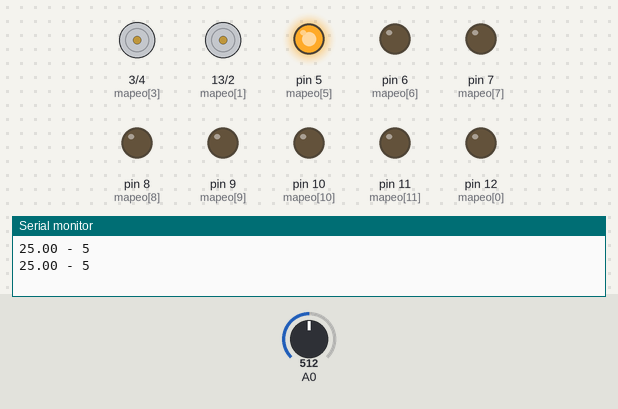
The sketch below on a simulated Arduino Uno, built with avr-gcc and run on an emulated ATmega328P. On the bench: motor-driver pin pairs drawn as motors (green arrow = first pin HIGH = forward, orange = second pin HIGH = backward, longer = more drive), output pins drawn as LEDs (lit = HIGH), the last lines printed to the serial monitor. The test bench sets the inputs (shaded band); at power-on: A0 = 512.

Above: at 1.8 s.
1.9 s: A0 set to 557
3.4 s: A0 set to 581
At 4.8 s:
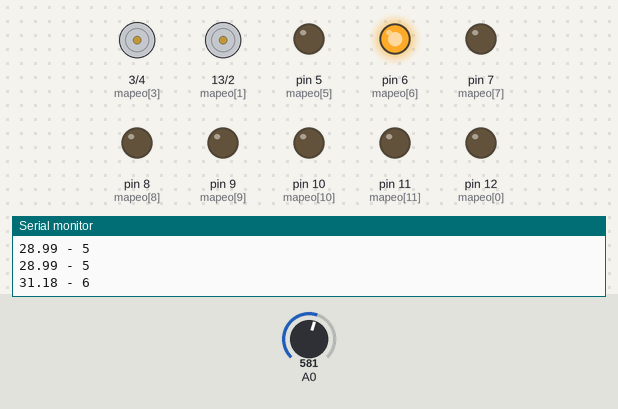
5.5 s: A0 set to 511
At 6.4 s:
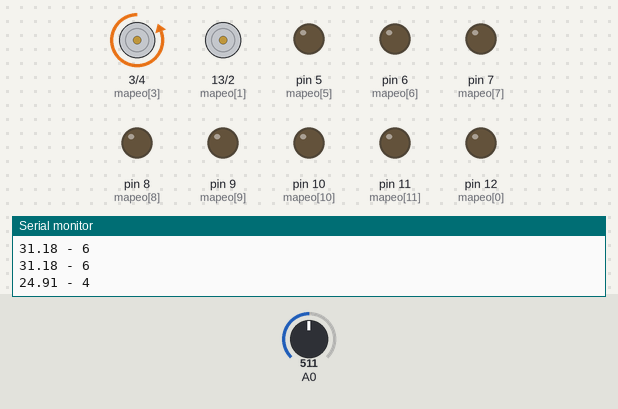
7.5 s: A0 set to 470
9.2 s: A0 set to 445
At 10.8 s:
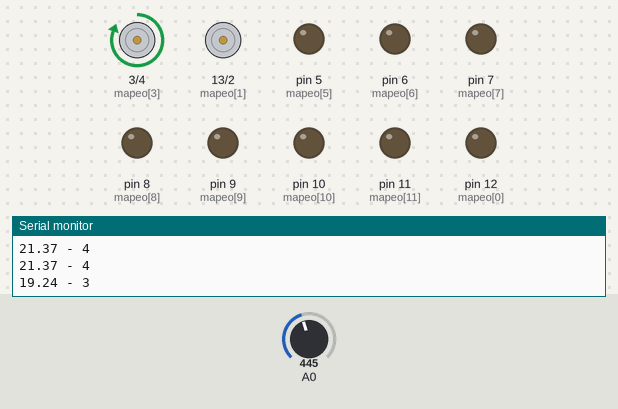
11.5 s: A0 set to 409
13.2 s: A0 set to 381
At 15.2 s:
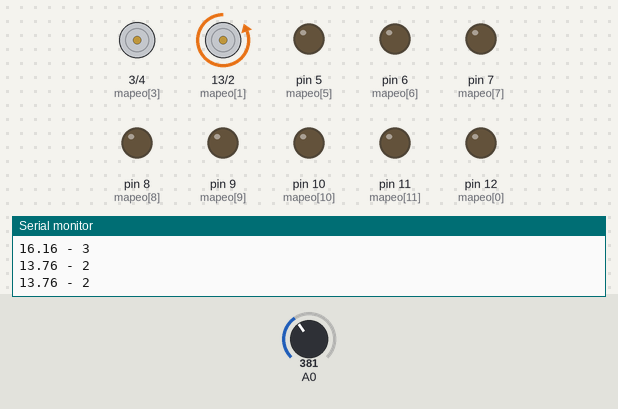
Timing chart, 0 to 16.5 s (numbered marks = the images above; inputs shaded):
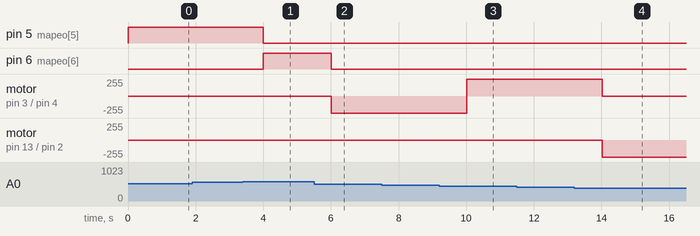

The sketch:

Posaterm3000.ino
```cpp
#include <math.h>

//Valores constantes del circuito
float rAux = 10000.0;
float vcc = 5.0;
int mapeo[12] = {12,13,2,3,4,5,6,7,8,9,10,11};

//Valores constantes de la NTC
float beta = 3977.0;
float temp0 = 298.0;
float r0 = 10000.0;

//Variables usadas en el cálculo
float vm = 0.0;
float rntc = 0.0;
float temperaturaK = 0.0;
int led = 0;


void setup() {
  Serial.begin(115200);
  //LEDs como salidas y apagadoss
  for(int i = 13; i >1; i--){
    pinMode(i, OUTPUT);
    digitalWrite(i, LOW);
  }
}

void loop() {

  //Bloque de cálculo
  vm=(vcc / 1024)*( analogRead(0) );                      //Calcular tensión en la entrada
  rntc = rAux / ((vcc/(vcc-vm))-1);                       //Calcular la resistencia de la NTC
  temperaturaK = beta/(log(rntc/r0)+(beta/temp0));        //Calcular la temperatura en Kelvin
  //Restar 273 para pasar a grados celsus
  Serial.print(temperaturaK - 273);
  //Calcular LED a encender
  led = (temperaturaK-273)/5;
  Serial.print(" - ");
  Serial.println(led);

  //Apagar todos los LEDs
  for(int i = 0; i < 13; i++)
    digitalWrite(mapeo[i], LOW);
  digitalWrite(mapeo[led], HIGH);

  delay(1000);
}
```

Measured:
- the behaviour switches between 568 and 569 on A0 (found by bisection; images 0 and 1)
- the behaviour switches between 454 and 453 on A0 (found by bisection; images 2 and 3)
- the behaviour switches between 396 and 395 on A0 (found by bisection; images 3 and 4)
- after the input at 3.4 s, pin 5 (mapeo[5]): HIGH → LOW after 0.61 s; pin 6 (mapeo[6]): LOW → HIGH after 0.61 s
- after the input at 5.5 s, pin 6 (mapeo[6]): HIGH → LOW after 0.51 s; motor on pin 3 (mapeo[3]) / pin 4 (mapeo[4]): stopped → backward 255/255 after 0.51 s
- after the input at 9.2 s, motor on pin 3 (mapeo[3]) / pin 4 (mapeo[4]): backward 255/255 → forward 255/255 after 0.81 s
- after the input at 13.2 s, motor on pin 3 (mapeo[3]) / pin 4 (mapeo[4]): forward 255/255 → stopped after 0.82 s; motor on pin 13 (mapeo[1]) / pin 2 (mapeo[2]): stopped → backward 255/255 after 0.82 s
